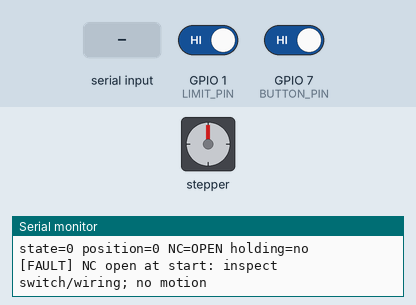
Simulated run of this sketch. Board: ESP32-S3. Shown: stepper motor, the last lines printed to the serial monitor. Wiring (inferred from the names in the program): stepper motor (2048 steps per turn assumed): coils GPIO 10, GPIO 11, GPIO 12, GPIO 13. The test bench sets the inputs (shaded band); at power-on: GPIO 1 (LIMIT_PIN) HIGH, GPIO 7 (BUTTON_PIN) HIGH.

Above: at 2.7 s.
2.8 s: GPIO 1 (LIMIT_PIN) driven LOW and GPIO 7 (BUTTON_PIN) driven LOW
At 5.15 s:
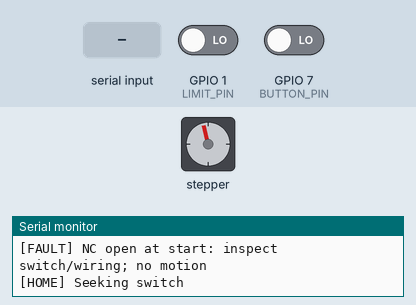
5.8 s: "0" received over Serial
7.3 s: "h" received over Serial
At 8.88 s:
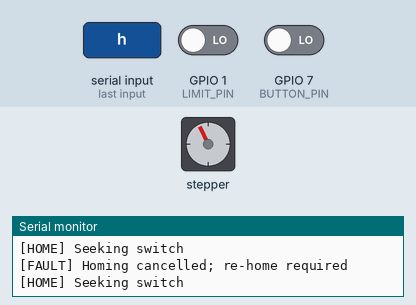
10.3 s: GPIO 1 (LIMIT_PIN) driven HIGH
13.3 s: GPIO 1 (LIMIT_PIN) driven LOW
Timing chart, 0 to 16.2 s (numbered marks = the images above; inputs shaded):
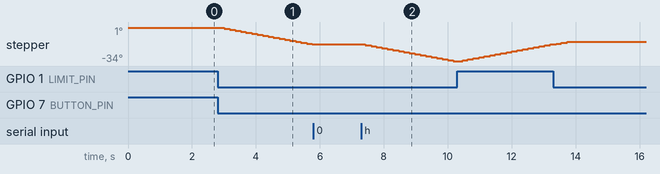

Measured:
- after the input at 2.8 s, stepper: keeps turning counter-clockwise at about 6°/s, starting after 0.21 s
- after the input at 5.8 s, stepper: stops changing and stays -17°
- after the input at 7.3 s, stepper: keeps turning counter-clockwise at about 6°/s, starting after 0.12 s

The sketch:

maumau.ino
```cpp
#include <Arduino.h>

// Artificial Emotion Controller v1 | MauMau v1.0.0
// ESP32-S3 Super Mini + ULN2003A + 28BYJ-48 (5 V)
// Commission with no suspended load. Verify direction and travel first.
const uint8_t MOTOR_PINS[] = {10, 11, 12, 13};
const uint8_t BUTTON_PIN = 7, LIMIT_PIN = 1;
const int8_t HOME_DIR = -1; // CW in Motion Test; verify physically!
const int8_t AWAY_DIR = -HOME_DIR;
const uint32_t STEPS_PER_REV = 4096;
const float RPM = 2.0f, HOME_RPM = 1.0f;
const uint32_t STEP_US = 60000000.0f / (RPM * STEPS_PER_REV);
const uint32_t HOME_US = 60000000.0f / (HOME_RPM * STEPS_PER_REV);
// Conservative commissioning defaults, not calibrated travel limits.
const uint32_t MAX_HOME_STEPS = 4096;
const uint32_t MAX_BACKOFF_STEPS = 256;
const uint32_t HOME_CLEARANCE_STEPS = 32;
const uint32_t TRAVEL_STEPS = 512;
const uint32_t HOME_TIMEOUT_MS = 70000;
const uint32_t DEBOUNCE_MS = 30;
const uint8_t SEQUENCE[] = {1,3,2,6,4,12,8,9};

enum State { FAULT, SEEK_HOME, CONFIRM_OPEN, BACKOFF, CLEARANCE,
             READY, OUTBOUND, INBOUND, PAUSED };
State state = FAULT, pausedState = READY;
uint8_t phase = 0;
bool energized = false;
uint32_t lastStep = 0, homeStart = 0, stateStart = 0;
uint32_t seekSteps = 0, backoffSteps = 0, clearanceSteps = 0, position = 0;
bool buttonRaw = HIGH, buttonStable = HIGH;
uint32_t buttonChanged = 0;

bool limitOpen() { return digitalRead(LIMIT_PIN) == HIGH; }
void applyPhase() {
  for (uint8_t i = 0; i < 4; i++)
    digitalWrite(MOTOR_PINS[i], (SEQUENCE[phase] & (1 << i)) ? HIGH : LOW);
  energized = true;
}
void stepMotor(int8_t dir) {
  phase = (phase + (dir > 0 ? 1 : 7)) % 8;
  applyPhase();
}
bool due(uint32_t interval) {
  uint32_t now = micros();
  if ((uint32_t)(now - lastStep) < interval) return false;
  lastStep = now; // no catch-up bursts
  return true;
}
void enter(State s) { state = s; stateStart = millis(); lastStep = micros(); }
void fault(const char* reason) {
  enter(FAULT); // retain last energized phase; never initiate motion here
  Serial.print("[FAULT] "); Serial.println(reason);
}
void startHome() {
  if (state != FAULT && state != READY && state != PAUSED) return;
  if (limitOpen()) { fault("NC open at start: inspect switch/wiring; no motion"); return; }
  seekSteps = backoffSteps = clearanceSteps = 0;
  homeStart = millis();
  enter(SEEK_HOME);
  Serial.println("[HOME] Seeking switch");
}
bool homing() {
  return state == SEEK_HOME || state == CONFIRM_OPEN ||
         state == BACKOFF || state == CLEARANCE;
}
void updateMotion() {
  if (homing() && (uint32_t)(millis() - homeStart) >= HOME_TIMEOUT_MS) {
    fault("Homing timeout"); return;
  }
  switch (state) {
    case SEEK_HOME:
      if (limitOpen()) { enter(CONFIRM_OPEN); return; }
      if (seekSteps >= MAX_HOME_STEPS) { fault("Home step limit"); return; }
      if (due(HOME_US)) { stepMotor(HOME_DIR); seekSteps++; }
      break;
    case CONFIRM_OPEN:
      // No steps while confirming an open contact.
      if (!limitOpen()) { fault("Unstable home contact"); return; }
      if ((uint32_t)(millis() - stateStart) >= DEBOUNCE_MS) enter(BACKOFF);
      break;
    case BACKOFF:
      // An open contact may be a broken wire. Only a bounded move away is allowed.
      if (!limitOpen()) { enter(CLEARANCE); return; }
      if (backoffSteps >= MAX_BACKOFF_STEPS) { fault("Switch did not close on backoff"); return; }
      if (due(HOME_US)) { stepMotor(AWAY_DIR); backoffSteps++; }
      break;
    case CLEARANCE:
      if (limitOpen()) { fault("NC reopened during clearance"); return; }
      if (clearanceSteps >= HOME_CLEARANCE_STEPS) {
        position = 0; enter(READY); Serial.println("[HOME] Ready; press USER to start"); return;
      }
      if (due(HOME_US)) { stepMotor(AWAY_DIR); clearanceSteps++; }
      break;
    case READY: case PAUSED: case OUTBOUND: case INBOUND:
      if (limitOpen()) { fault("Unexpected endstop opening or disconnected wire"); return; }
      if (state == OUTBOUND && due(STEP_US)) {
        if (position >= TRAVEL_STEPS) { enter(INBOUND); return; }
        stepMotor(AWAY_DIR); position++;
        if (position >= TRAVEL_STEPS) enter(INBOUND);
      } else if (state == INBOUND && due(STEP_US)) {
        if (position == 0) { enter(OUTBOUND); return; }
        stepMotor(HOME_DIR); position--;
        if (position == 0) enter(OUTBOUND);
      }
      break;
    case FAULT: break;
  }
}
void stopMotion() {
  if (homing()) { fault("Homing cancelled; re-home required"); return; }
  if (state == OUTBOUND || state == INBOUND) {
    pausedState = state; enter(PAUSED); Serial.println("[PAUSE] Holding phase");
  }
}
void startMotion() {
  if (limitOpen()) { fault("NC open; start inhibited"); return; }
  if (state == READY) enter(OUTBOUND);
  else if (state == PAUSED) enter(pausedState);
}
void userAction() {
  if (state == FAULT) startHome();
  else if (state == READY || state == PAUSED) startMotion();
  else stopMotion();
}
void updateButton() {
  bool raw = digitalRead(BUTTON_PIN);
  if (raw != buttonRaw) { buttonRaw = raw; buttonChanged = millis(); }
  if (raw != buttonStable && (uint32_t)(millis() - buttonChanged) >= DEBOUNCE_MS) {
    buttonStable = raw;
    if (raw == LOW) userAction();
  }
}
void menu() {
  Serial.println("MauMau v1.0.0 | h=home, 1=start/resume, 0=pause, ?=menu/status");
  Serial.printf("state=%u position=%lu NC=%s holding=%s\n", (unsigned)state,
                (unsigned long)position, limitOpen() ? "OPEN" : "CLOSED", energized ? "yes" : "no");
}
void setup() {
  Serial.begin(115200);
  for (uint8_t p : MOTOR_PINS) { digitalWrite(p, LOW); pinMode(p, OUTPUT); }
  pinMode(BUTTON_PIN, INPUT_PULLUP);
  pinMode(LIMIT_PIN, INPUT_PULLUP);
  buttonRaw = buttonStable = digitalRead(BUTTON_PIN);
  menu();
  startHome();
}
void loop() {
  updateMotion();
  updateButton();
  if (Serial.available()) {
    char c = Serial.read();
    if (c == 'h') startHome();
    else if (c == '1') startMotion();
    else if (c == '0') stopMotion();
    else if (c == '?') menu();
  }
}
```
